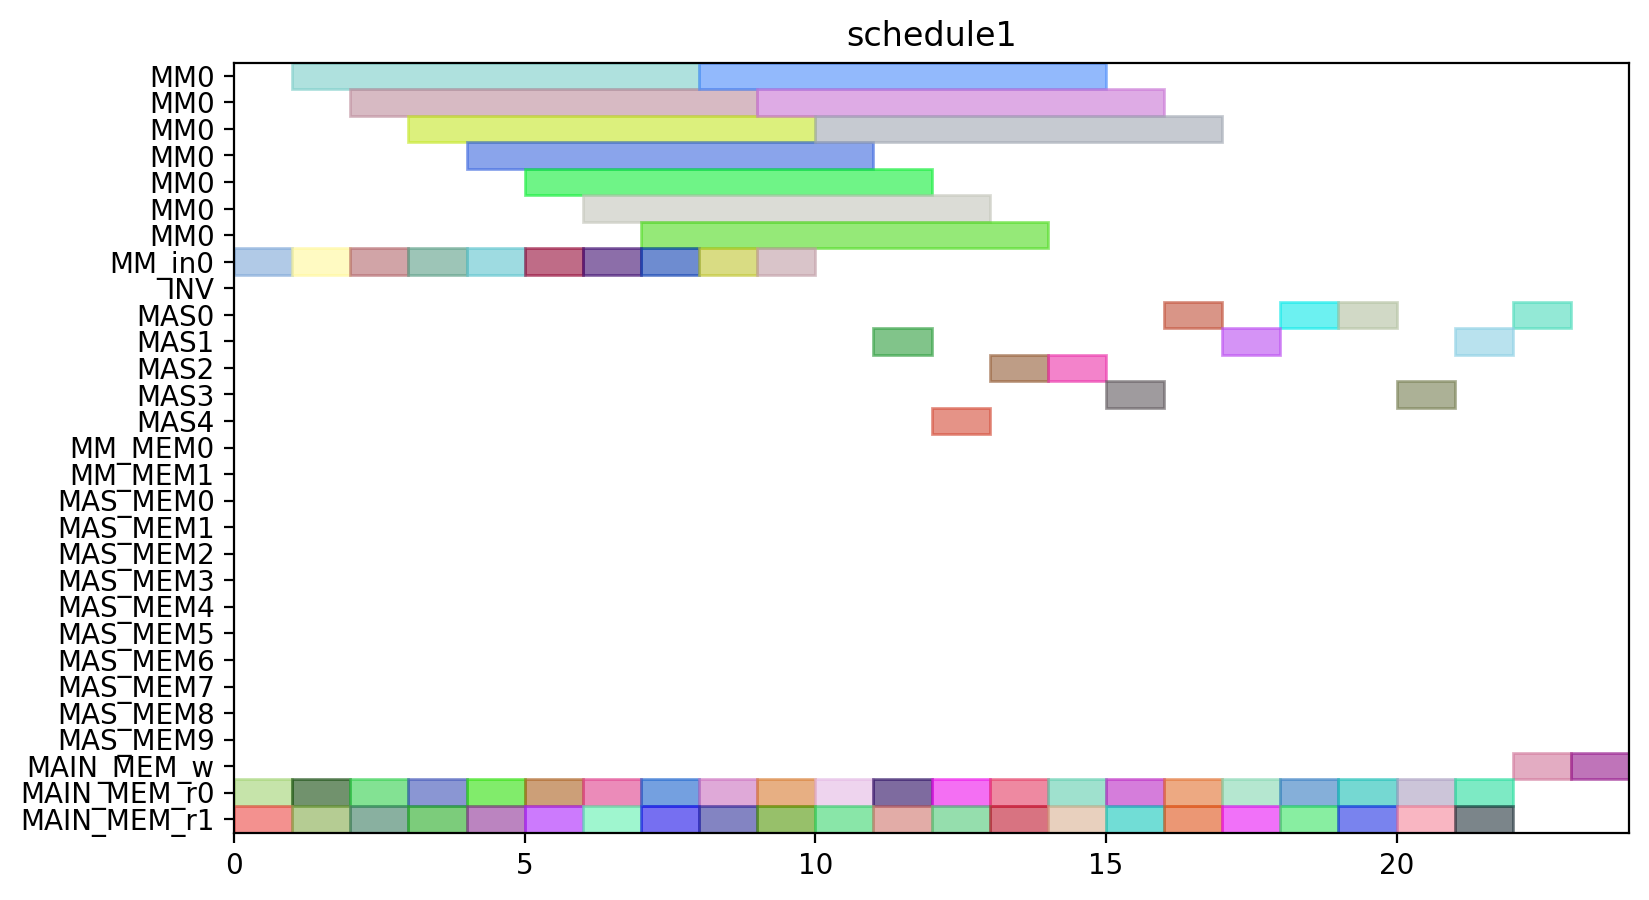

Write Python code to recreate this figure.
from pyschedule import Scenario, solvers, plotters, alt


def solve():
	horizon = 111
	S = Scenario("schedule1", horizon=horizon)

	# resource
	MM = S.Resources('MM', num=1, size=7)
	MM_in = S.Resources('MM_in', num=1)
	INV = S.Resource('INV')
	MAS = S.Resources('MAS', num=5, size=1, periods=range(1, horizon))
	MM_MEM = S.Resources('MM_MEM', num=2)
	MAS_MEM = S.Resources('MAS_MEM', num=10)
	MAIN_MEM_w = S.Resource('MAIN_MEM_w', size=1)
	MAIN_MEM_r = S.Resources('MAIN_MEM_r', num=2)

	# result of previous scheduling
	c21_t0_in = S.Task('c21_t0_in', length=1, delay_cost=1)
	S += c21_t0_in >= 0
	c21_t0_in += MM_in[0]

	c21_t0_mem0 = S.Task('c21_t0_mem0', length=1, delay_cost=1)
	S += c21_t0_mem0 >= 0
	c21_t0_mem0 += MAIN_MEM_r[0]

	c21_t0_mem1 = S.Task('c21_t0_mem1', length=1, delay_cost=1)
	S += c21_t0_mem1 >= 0
	c21_t0_mem1 += MAIN_MEM_r[1]

	c21_t0 = S.Task('c21_t0', length=7, delay_cost=1)
	S += c21_t0 >= 1
	c21_t0 += MM[0]

	c21_t1_in = S.Task('c21_t1_in', length=1, delay_cost=1)
	S += c21_t1_in >= 1
	c21_t1_in += MM_in[0]

	c21_t1_mem0 = S.Task('c21_t1_mem0', length=1, delay_cost=1)
	S += c21_t1_mem0 >= 1
	c21_t1_mem0 += MAIN_MEM_r[0]

	c21_t1_mem1 = S.Task('c21_t1_mem1', length=1, delay_cost=1)
	S += c21_t1_mem1 >= 1
	c21_t1_mem1 += MAIN_MEM_r[1]

	c01_t0_in = S.Task('c01_t0_in', length=1, delay_cost=1)
	S += c01_t0_in >= 2
	c01_t0_in += MM_in[0]

	c01_t0_mem0 = S.Task('c01_t0_mem0', length=1, delay_cost=1)
	S += c01_t0_mem0 >= 2
	c01_t0_mem0 += MAIN_MEM_r[0]

	c01_t0_mem1 = S.Task('c01_t0_mem1', length=1, delay_cost=1)
	S += c01_t0_mem1 >= 2
	c01_t0_mem1 += MAIN_MEM_r[1]

	c21_t1 = S.Task('c21_t1', length=7, delay_cost=1)
	S += c21_t1 >= 2
	c21_t1 += MM[0]

	c01_t0 = S.Task('c01_t0', length=7, delay_cost=1)
	S += c01_t0 >= 3
	c01_t0 += MM[0]

	c10_t1_in = S.Task('c10_t1_in', length=1, delay_cost=1)
	S += c10_t1_in >= 3
	c10_t1_in += MM_in[0]

	c10_t1_mem0 = S.Task('c10_t1_mem0', length=1, delay_cost=1)
	S += c10_t1_mem0 >= 3
	c10_t1_mem0 += MAIN_MEM_r[0]

	c10_t1_mem1 = S.Task('c10_t1_mem1', length=1, delay_cost=1)
	S += c10_t1_mem1 >= 3
	c10_t1_mem1 += MAIN_MEM_r[1]

	c01_t1_in = S.Task('c01_t1_in', length=1, delay_cost=1)
	S += c01_t1_in >= 4
	c01_t1_in += MM_in[0]

	c01_t1_mem0 = S.Task('c01_t1_mem0', length=1, delay_cost=1)
	S += c01_t1_mem0 >= 4
	c01_t1_mem0 += MAIN_MEM_r[0]

	c01_t1_mem1 = S.Task('c01_t1_mem1', length=1, delay_cost=1)
	S += c01_t1_mem1 >= 4
	c01_t1_mem1 += MAIN_MEM_r[1]

	c10_t1 = S.Task('c10_t1', length=7, delay_cost=1)
	S += c10_t1 >= 4
	c10_t1 += MM[0]

	c01_t1 = S.Task('c01_t1', length=7, delay_cost=1)
	S += c01_t1 >= 5
	c01_t1 += MM[0]

	c20_t0_in = S.Task('c20_t0_in', length=1, delay_cost=1)
	S += c20_t0_in >= 5
	c20_t0_in += MM_in[0]

	c20_t0_mem0 = S.Task('c20_t0_mem0', length=1, delay_cost=1)
	S += c20_t0_mem0 >= 5
	c20_t0_mem0 += MAIN_MEM_r[0]

	c20_t0_mem1 = S.Task('c20_t0_mem1', length=1, delay_cost=1)
	S += c20_t0_mem1 >= 5
	c20_t0_mem1 += MAIN_MEM_r[1]

	c10_t0_in = S.Task('c10_t0_in', length=1, delay_cost=1)
	S += c10_t0_in >= 6
	c10_t0_in += MM_in[0]

	c10_t0_mem0 = S.Task('c10_t0_mem0', length=1, delay_cost=1)
	S += c10_t0_mem0 >= 6
	c10_t0_mem0 += MAIN_MEM_r[0]

	c10_t0_mem1 = S.Task('c10_t0_mem1', length=1, delay_cost=1)
	S += c10_t0_mem1 >= 6
	c10_t0_mem1 += MAIN_MEM_r[1]

	c20_t0 = S.Task('c20_t0', length=7, delay_cost=1)
	S += c20_t0 >= 6
	c20_t0 += MM[0]

	c10_t0 = S.Task('c10_t0', length=7, delay_cost=1)
	S += c10_t0 >= 7
	c10_t0 += MM[0]

	c20_t1_in = S.Task('c20_t1_in', length=1, delay_cost=1)
	S += c20_t1_in >= 7
	c20_t1_in += MM_in[0]

	c20_t1_mem0 = S.Task('c20_t1_mem0', length=1, delay_cost=1)
	S += c20_t1_mem0 >= 7
	c20_t1_mem0 += MAIN_MEM_r[0]

	c20_t1_mem1 = S.Task('c20_t1_mem1', length=1, delay_cost=1)
	S += c20_t1_mem1 >= 7
	c20_t1_mem1 += MAIN_MEM_r[1]

	c11_t0_in = S.Task('c11_t0_in', length=1, delay_cost=1)
	S += c11_t0_in >= 8
	c11_t0_in += MM_in[0]

	c11_t0_mem0 = S.Task('c11_t0_mem0', length=1, delay_cost=1)
	S += c11_t0_mem0 >= 8
	c11_t0_mem0 += MAIN_MEM_r[0]

	c11_t0_mem1 = S.Task('c11_t0_mem1', length=1, delay_cost=1)
	S += c11_t0_mem1 >= 8
	c11_t0_mem1 += MAIN_MEM_r[1]

	c20_t1 = S.Task('c20_t1', length=7, delay_cost=1)
	S += c20_t1 >= 8
	c20_t1 += MM[0]

	c11_t0 = S.Task('c11_t0', length=7, delay_cost=1)
	S += c11_t0 >= 9
	c11_t0 += MM[0]

	c11_t1_in = S.Task('c11_t1_in', length=1, delay_cost=1)
	S += c11_t1_in >= 9
	c11_t1_in += MM_in[0]

	c11_t1_mem0 = S.Task('c11_t1_mem0', length=1, delay_cost=1)
	S += c11_t1_mem0 >= 9
	c11_t1_mem0 += MAIN_MEM_r[0]

	c11_t1_mem1 = S.Task('c11_t1_mem1', length=1, delay_cost=1)
	S += c11_t1_mem1 >= 9
	c11_t1_mem1 += MAIN_MEM_r[1]

	c11_t1 = S.Task('c11_t1', length=7, delay_cost=1)
	S += c11_t1 >= 10
	c11_t1 += MM[0]

	c20_t2_mem0 = S.Task('c20_t2_mem0', length=1, delay_cost=1)
	S += c20_t2_mem0 >= 10
	c20_t2_mem0 += MAIN_MEM_r[0]

	c20_t2_mem1 = S.Task('c20_t2_mem1', length=1, delay_cost=1)
	S += c20_t2_mem1 >= 10
	c20_t2_mem1 += MAIN_MEM_r[1]

	c01_t2_mem0 = S.Task('c01_t2_mem0', length=1, delay_cost=1)
	S += c01_t2_mem0 >= 11
	c01_t2_mem0 += MAIN_MEM_r[0]

	c01_t2_mem1 = S.Task('c01_t2_mem1', length=1, delay_cost=1)
	S += c01_t2_mem1 >= 11
	c01_t2_mem1 += MAIN_MEM_r[1]

	c20_t2 = S.Task('c20_t2', length=1, delay_cost=1)
	S += c20_t2 >= 11
	c20_t2 += MAS[1]

	c01_t2 = S.Task('c01_t2', length=1, delay_cost=1)
	S += c01_t2 >= 12
	c01_t2 += MAS[4]

	c11_t3_mem0 = S.Task('c11_t3_mem0', length=1, delay_cost=1)
	S += c11_t3_mem0 >= 12
	c11_t3_mem0 += MAIN_MEM_r[0]

	c11_t3_mem1 = S.Task('c11_t3_mem1', length=1, delay_cost=1)
	S += c11_t3_mem1 >= 12
	c11_t3_mem1 += MAIN_MEM_r[1]

	c11_t3 = S.Task('c11_t3', length=1, delay_cost=1)
	S += c11_t3 >= 13
	c11_t3 += MAS[2]

	c21_t3_mem0 = S.Task('c21_t3_mem0', length=1, delay_cost=1)
	S += c21_t3_mem0 >= 13
	c21_t3_mem0 += MAIN_MEM_r[0]

	c21_t3_mem1 = S.Task('c21_t3_mem1', length=1, delay_cost=1)
	S += c21_t3_mem1 >= 13
	c21_t3_mem1 += MAIN_MEM_r[1]

	c21_t2_mem0 = S.Task('c21_t2_mem0', length=1, delay_cost=1)
	S += c21_t2_mem0 >= 14
	c21_t2_mem0 += MAIN_MEM_r[0]

	c21_t2_mem1 = S.Task('c21_t2_mem1', length=1, delay_cost=1)
	S += c21_t2_mem1 >= 14
	c21_t2_mem1 += MAIN_MEM_r[1]

	c21_t3 = S.Task('c21_t3', length=1, delay_cost=1)
	S += c21_t3 >= 14
	c21_t3 += MAS[2]

	c10_t2_mem0 = S.Task('c10_t2_mem0', length=1, delay_cost=1)
	S += c10_t2_mem0 >= 15
	c10_t2_mem0 += MAIN_MEM_r[0]

	c10_t2_mem1 = S.Task('c10_t2_mem1', length=1, delay_cost=1)
	S += c10_t2_mem1 >= 15
	c10_t2_mem1 += MAIN_MEM_r[1]

	c21_t2 = S.Task('c21_t2', length=1, delay_cost=1)
	S += c21_t2 >= 15
	c21_t2 += MAS[3]

	c10_t2 = S.Task('c10_t2', length=1, delay_cost=1)
	S += c10_t2 >= 16
	c10_t2 += MAS[0]

	c20_t3_mem0 = S.Task('c20_t3_mem0', length=1, delay_cost=1)
	S += c20_t3_mem0 >= 16
	c20_t3_mem0 += MAIN_MEM_r[0]

	c20_t3_mem1 = S.Task('c20_t3_mem1', length=1, delay_cost=1)
	S += c20_t3_mem1 >= 16
	c20_t3_mem1 += MAIN_MEM_r[1]

	c11_t2_mem0 = S.Task('c11_t2_mem0', length=1, delay_cost=1)
	S += c11_t2_mem0 >= 17
	c11_t2_mem0 += MAIN_MEM_r[0]

	c11_t2_mem1 = S.Task('c11_t2_mem1', length=1, delay_cost=1)
	S += c11_t2_mem1 >= 17
	c11_t2_mem1 += MAIN_MEM_r[1]

	c20_t3 = S.Task('c20_t3', length=1, delay_cost=1)
	S += c20_t3 >= 17
	c20_t3 += MAS[1]

	c01_t3_mem0 = S.Task('c01_t3_mem0', length=1, delay_cost=1)
	S += c01_t3_mem0 >= 18
	c01_t3_mem0 += MAIN_MEM_r[0]

	c01_t3_mem1 = S.Task('c01_t3_mem1', length=1, delay_cost=1)
	S += c01_t3_mem1 >= 18
	c01_t3_mem1 += MAIN_MEM_r[1]

	c11_t2 = S.Task('c11_t2', length=1, delay_cost=1)
	S += c11_t2 >= 18
	c11_t2 += MAS[0]

	c01_t3 = S.Task('c01_t3', length=1, delay_cost=1)
	S += c01_t3 >= 19
	c01_t3 += MAS[0]

	c10_t3_mem0 = S.Task('c10_t3_mem0', length=1, delay_cost=1)
	S += c10_t3_mem0 >= 19
	c10_t3_mem0 += MAIN_MEM_r[0]

	c10_t3_mem1 = S.Task('c10_t3_mem1', length=1, delay_cost=1)
	S += c10_t3_mem1 >= 19
	c10_t3_mem1 += MAIN_MEM_r[1]

	c10_t3 = S.Task('c10_t3', length=1, delay_cost=1)
	S += c10_t3 >= 20
	c10_t3 += MAS[3]


	# new tasks
	c000 = S.Task('c000', length=1, delay_cost=1)
	c000 += alt(MAS)

	S += 0<c000

	c000_mem0 = S.Task('c000_mem0', length=1, delay_cost=1)
	c000_mem0 += MAIN_MEM_r[0]
	S += c000_mem0 <= c000

	c000_mem1 = S.Task('c000_mem1', length=1, delay_cost=1)
	c000_mem1 += MAIN_MEM_r[1]
	S += c000_mem1 <= c000

	c000_w = S.Task('c000_w', length=1, delay_cost=1)
	c000_w += alt(MAIN_MEM_w)
	S += c000 <= c000_w

	c001 = S.Task('c001', length=1, delay_cost=1)
	c001 += alt(MAS)

	S += 0<c001

	c001_mem0 = S.Task('c001_mem0', length=1, delay_cost=1)
	c001_mem0 += MAIN_MEM_r[0]
	S += c001_mem0 <= c001

	c001_mem1 = S.Task('c001_mem1', length=1, delay_cost=1)
	c001_mem1 += MAIN_MEM_r[1]
	S += c001_mem1 <= c001

	c001_w = S.Task('c001_w', length=1, delay_cost=1)
	c001_w += alt(MAIN_MEM_w)
	S += c001 <= c001_w

	solvers.mip.solve(S,msg=1,kind='CPLEX',ratio_gap=1.01)

	solution = [['hoge']*len(S.solution()[1]) for i in range(len(S.solution()))]
	for i in range(len(S.solution())):
		for j in range(len(S.solution()[i])):
			solution[i][j]=str(S.solution()[i][j])
	print(solution)

	cycles = int(solution[-1][3])

	pic_file_name = "/home/mfukuda/ABE/python/multiRAM_multiMAS/scheduling_result/stage7MM1_stage1MAS5/FROB/schedule1.png"
	if(S.solution() != []):
		plotters.matplotlib.plot(S,img_filename=pic_file_name, show_task_labels=False, fig_size=(cycles*0.25+3, 5))

	return solution
